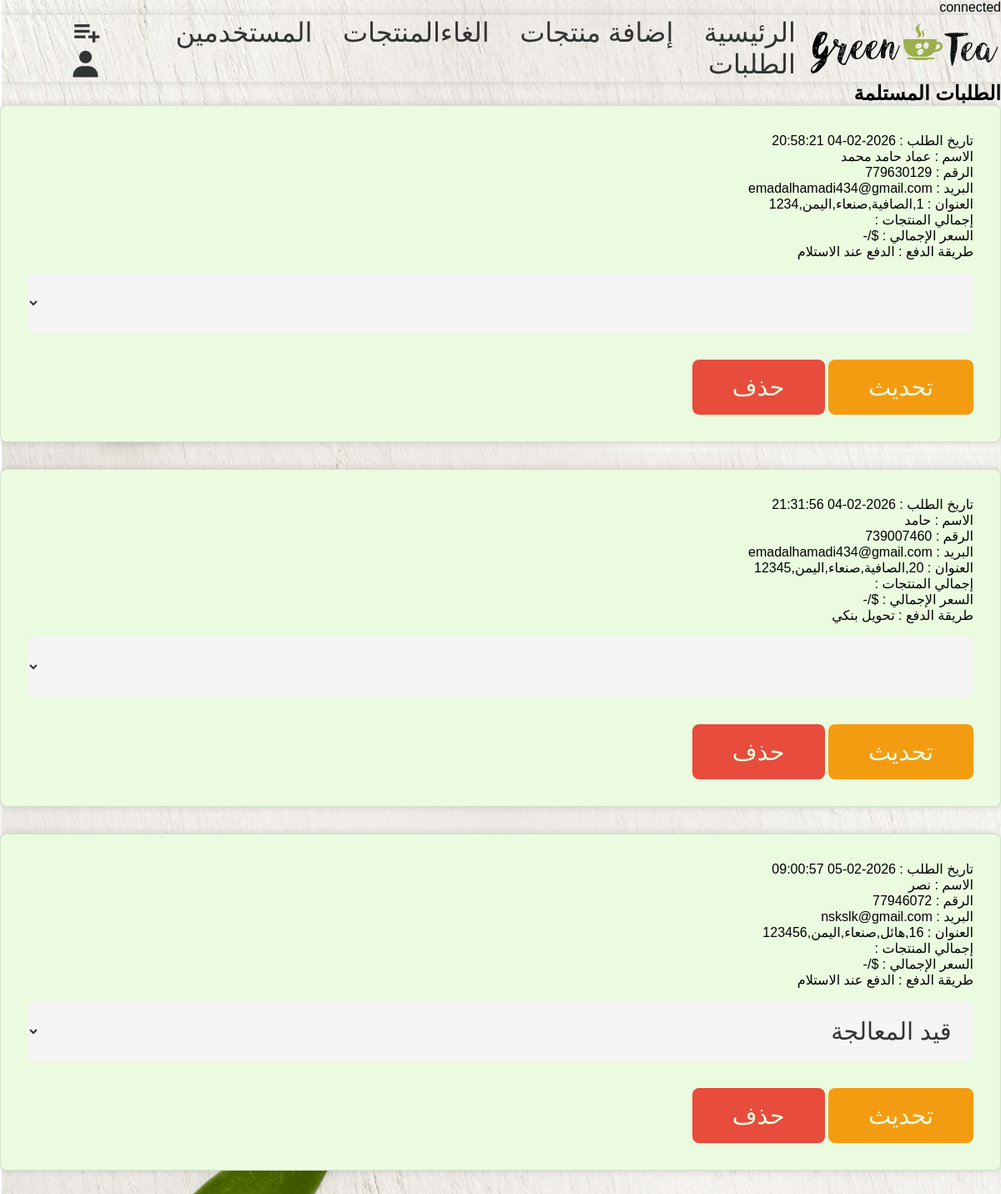
Screenshot of /admin_orders.php with the database file from the repository.
### tables this page shows
CREATE TABLE `orders` (
  `id` int(11) NOT NULL,
  `user_id` int(11) NOT NULL,
  `name` varchar(250) NOT NULL,
  `number` int(11) NOT NULL,
  `email` varchar(250) NOT NULL,
  `address` varchar(100) NOT NULL,
  `address_type` varchar(100) NOT NULL,
  `method` varchar(100) NOT NULL,
  `product_id` int(11) NOT NULL,
  `price` decimal(10,2) NOT NULL,
  `qty` int(11) NOT NULL,
  `date` timestamp NOT NULL DEFAULT current_timestamp() ON UPDATE current_timestamp(),
  `status` varchar(250) NOT NULL DEFAULT 'pending',
  `total_products` varchar(1000) NOT NULL,
  `total_price` varchar(100) NOT NULL
);

### admin_orders.php (the view, shortened to what this page needs)
<?php
include 'components/connection.php';
?>
<!DOCTYPE html>
<html lang="ar">
<head>
   <link rel="stylesheet" href="https://cdnjs.cloudflare.com/ajax/libs/font-awesome/6.1.1/css/all.min.css">
   <link rel="stylesheet" href="admin_style.css">
   <link href='https://unpkg.com/boxicons@2.1.4/css/boxicons.min.css' rel='stylesheet'>
</head>
<body>
<?php include 'admin_header.php'; ?>
<section class="orders">
   <h1 class="heading">الطلبات المستلمة</h1>
   <div class="box-container">
   <?php
      $select_orders = $conn->prepare("SELECT * FROM `orders` ");
      $select_orders->execute();
      if($select_orders->rowCount() > 0){
         while($fetch_orders = $select_orders->fetch(PDO::FETCH_ASSOC)){
   ?>
   <div class="box" style="background-color: var(--white); box-shadow: var(--box-shadow); border: var(--border); border-radius: .5rem; padding: 2rem; margin-bottom: 2rem;">
      <p> تاريخ الطلب : <span><?= $fetch_orders['date']; ?></span> </p>
      <p> الاسم : <span><?= $fetch_orders['name']; ?></span> </p>
      <p> الرقم : <span><?= $fetch_orders['number']; ?></span> </p>
      <p> البريد : <span><?= $fetch_orders['email']; ?></span> </p>
      <p> العنوان : <span><?= $fetch_orders['address']; ?></span> </p>
      <p> إجمالي المنتجات : <span><?= $fetch_orders['total_products']; ?></span> </p>
      <p> السعر الإجمالي : <span>$<?= $fetch_orders['total_price']; ?>/-</span> </p>
      <p> طريقة الدفع : <span><?= $fetch_orders['method']; ?></span> </p>
      <form action="" method="post">
         <select name="update_status" class="box" style="width: 100%; background-color: var(--light-bg); border-radius: .5rem; padding: 1.2rem 1.4rem; font-size: 1.8rem; color: var(--black); margin: 1rem 0;">
            <option value="" selected disabled><?= $fetch_orders['status']; ?></option>
            <option value="قيد الانتظار">قيد الانتظار</option>
         </select>
         <div class="flex-btn">
            <input type="submit" value="تحديث" class="option-btn" name="update_order">
            <input type="submit" value="حذف" class="delete-btn" name="delete_order" onclick="return confirm('هل تريد حذف هذا الطلب؟');">
         </div>
      </form>
   </div>
   <?php
         }
      }else{
         echo '<p class="empty">لا توجد طلبات بعد!</p>';
      }
   ?>
   </div>
</section>
</body>
</html>

### admin_style.css (style rules this page uses)
:root { --green: #87a243; --orange: #f39c12; --red: #e74c3c; --black: #333; --white: #eafbe0; --light-color: #666; --light-bg: #f5f5f5; --border: .1rem solid rgba(0,0,0,.1); --box-shadow: 0 0 10px rgba(0 0 0/15%); }
* { font-family: 'Cairo', sans-serif; margin: 0; padding: 0; box-sizing: border-box; outline: none; border: none; text-decoration: none; }
body { background-image: url('img/body-bg.jpg'); width: 100%; background-color: var(--light-bg); direction: rtl; }
.btn, .delete-btn, .option-btn { display: inline-block; padding: 1rem 3rem; cursor: pointer; color: var(--white); font-size: 1.8rem; border-radius: .5rem; text-transform: capitalize; margin-top: 1rem; }
.delete-btn { background-color: var(--red); }
.option-btn { background-color: var(--orange); }

### rows the page displays
orders: date "2026-02-04 20:58:21", name "عماد حامد محمد", number "779630129", email "emadalhamadi434@gmail.com", address "1,الصافية,صنعاء,اليمن,1234", method "الدفع عند الاستلام"
orders: date "2026-02-04 21:31:56", name "حامد", number "739007460", email "emadalhamadi434@gmail.com", address "20,الصافية,صنعاء,اليمن,12345", method "تحويل بنكي"
orders: date "2026-02-05 09:00:57", name "نصر", number "77946072", email "nskslk@gmail.com", address "16,هائل,صنعاء,اليمن,123456", method "الدفع عند الاستلام", update_status "قيد المعالجة"
